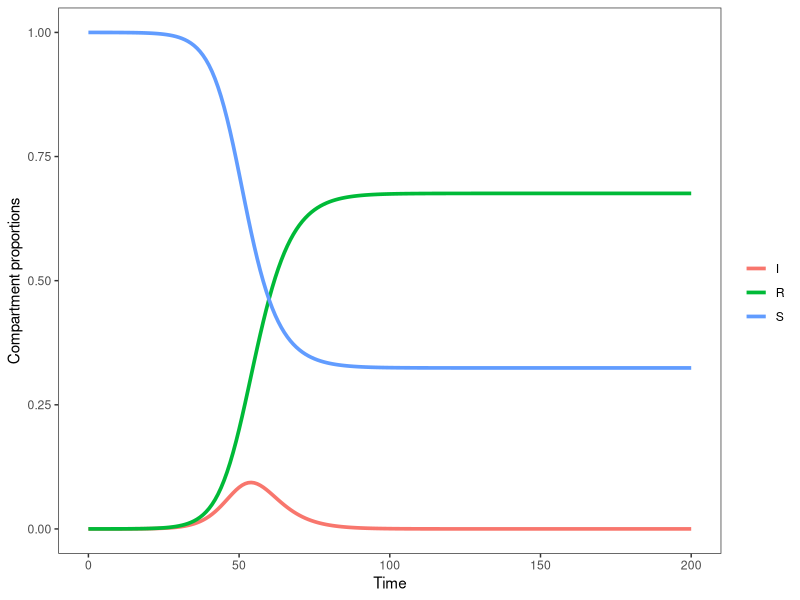
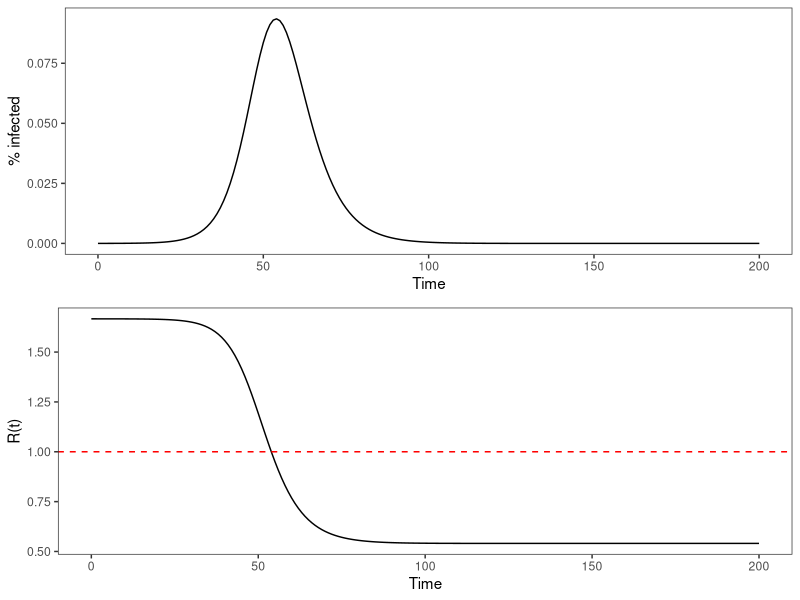
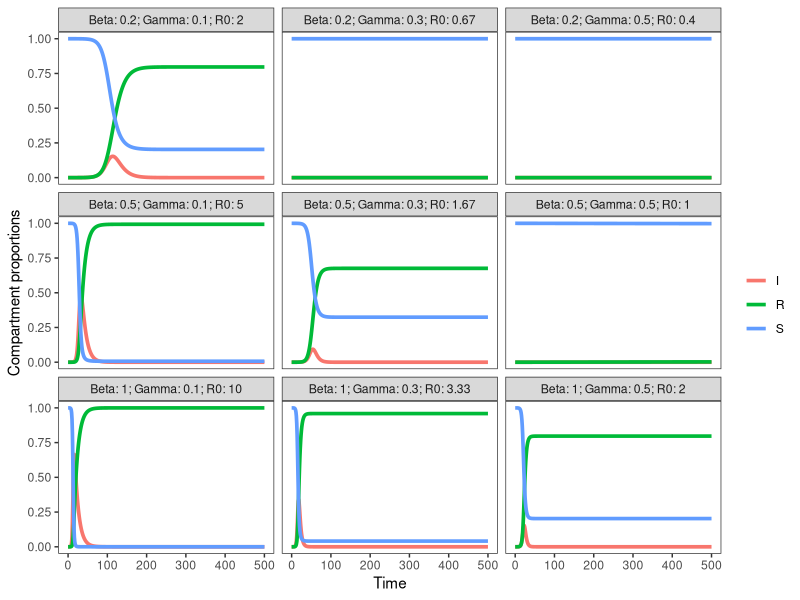

Here is the R script that generated these plots, in order:
###############################################################################################

#Core/Basic SIR model code

###############################################################################################

#1. Load packages
#if you are installing packages for the first time (only run once):
#install.packages("deSolve")
#install.packages("tidyverse")
#install.packages("cowplot")

#if you've already installed the packages:
library(deSolve) #differential equation solver - REQUIRED
library(tidyverse) #for manipulating dataframes and graphing in R
library(cowplot) #for combining multiple graphs on the same plot

#2. Start by defining:
# A list (or vector) of model parameters (e.g. effective contact rate, recovery rate)
# A vector of initial compartment sizes (often 1 infected person and the rest susceptible)
# A vector of time steps corresponding to how long we want to run the model.

params <- list(beta = 0.5, #effective contact rate
                gamma = 0.3 #recovery rate (1/duration of infection)
)

state <- c(S = 99999, #population of 100,000, 1 person starts of infected
           I = 1,
           R = 0
) #these could also be proportions (0.99 and 0.01, for instance)

T_end <- 500 #run model for 500 time steps (e.g. months)
times <- seq(0, T_end, by = 1) #runs the model for 500 timesteps (e.g. months), computes output at each timestep 0 through 500

print(params)
print(state)
print(times)

#3. Define function for a basic SIR model without demography
# This will be used with the deSolve package to simulate how your population moves between compartments over time

BasicSIR <- function(t, state, params) {
  with(as.list(c(state, params)),{
    N = S + I + R #define N (total population size)

    #SIR model equations from slides - rates of change in and out of each compartment
    dS <- -beta*S*I/N
    dI <- beta*S*I/N - gamma*I
    dR <- gamma*I

    #return the rates of change as a list - IMPORTANT: must be same order as "state"
    list(c(dS, dI, dR))
  })
}

#4. Run the SIR model using the ode() function that is part of the deSolve package.
# Note: ode() is a function in the deSolve package.
#  You must fill it in using the syntax:
#     ode(y= [vector of initial compartment sizes],
#         times = [vector of time steps],
#         func = [name of SIR model function],
#         parms = [vector or list of parameter values])

output <- ode(y = state, times = times, func = BasicSIR, parms = params)
print(head(output, 10)) #view output at the start of the modeled period
print(tail(output, 10)) #view output at the end of the modeled period

#5. Plot results. We define a function (plot_trace) that will plot the epidemic curve of our model output from step #4.
# Plotting will be easiest to do if we put our data into "long format" using pivot_longer
# (this can also be accomplished using melt from the reshape2 package)
output <- as.data.frame(output) %>% mutate(N=S+I+R)
head(round(output))
output_long <- pivot_longer(output, cols=c("S","I","R"), names_to="state", values_to="size")
head(output_long)

plot_trace <-function(out) {
  fig <- ggplot(out, aes(x=time, y=size/N, color=state)) +
    geom_line(linewidth=1.25) +
    labs(x='Time', y='Compartment proportions', color='') +
    theme_bw() + theme(panel.grid=element_blank())
  return(fig)
}

plot_trace(output_long %>% filter(time <= 200))

#6. Calculate basic and effective reproductive numbers
#basic reproductive number R0 doesn't vary over time
R0 <- params[["beta"]]/params[["gamma"]]
print(R0)

#effective reproductive number Rt declines over time as % population susceptible declines
output <- output %>% mutate(Rt=R0*S/N)
head(output$Rt, 5)
tail(output$Rt, 5)

#7. Let's further examine how infection dynamics and Rt are related
fig1 <- ggplot(output %>% filter(time<=200)) +
  geom_line(aes(x=time, y=I/N)) +
  labs(x="Time", y="% infected") +
  theme_bw() + theme(panel.grid=element_blank())
fig2 <- ggplot(output %>% filter(time<=200)) +
  geom_line(aes(x=time, y=Rt)) +
  geom_hline(yintercept=1, linetype="dashed", color="red") +
  labs(x="Time", y="R(t)") +
  theme_bw() + theme(panel.grid=element_blank())
fig <- plot_grid(fig1, fig2, nrow=2)
fig

#8. Finally, let's see how changing model parameters affects infection dynamics.
# We'll do this w/ a simple 2-way sensitivity analysis, changing beta (effective contact rate) and gamma (recovery rate)
output_all <- list()
for(betas in c(0.2, 0.5, 1)) {
  for(gammas in c(0.1, 0.3, 0.5)) {
    params <- c("beta"=betas,
                    "gamma"=gammas)
    output <- ode(y = state, times = times, func = BasicSIR, parms = params)
    output_long <- pivot_longer(as.data.frame(output) %>% mutate(N=S+I+R),
                                cols=c("S","I","R"), names_to="state", values_to="size")
    output_all <- c(output_all, list(output_long %>% mutate(beta=paste0("Beta: ", betas),
                                                            gamma=paste0("Gamma: ", gammas),
                                                            R0=paste0("R0: ", round(betas/gammas, 2)))))
  }
}

output_all <- bind_rows(output_all)
output_all <- output_all %>% mutate(label=paste(beta, gamma, R0, sep="; "))

plot_trace(output_all) + facet_wrap(~label)
